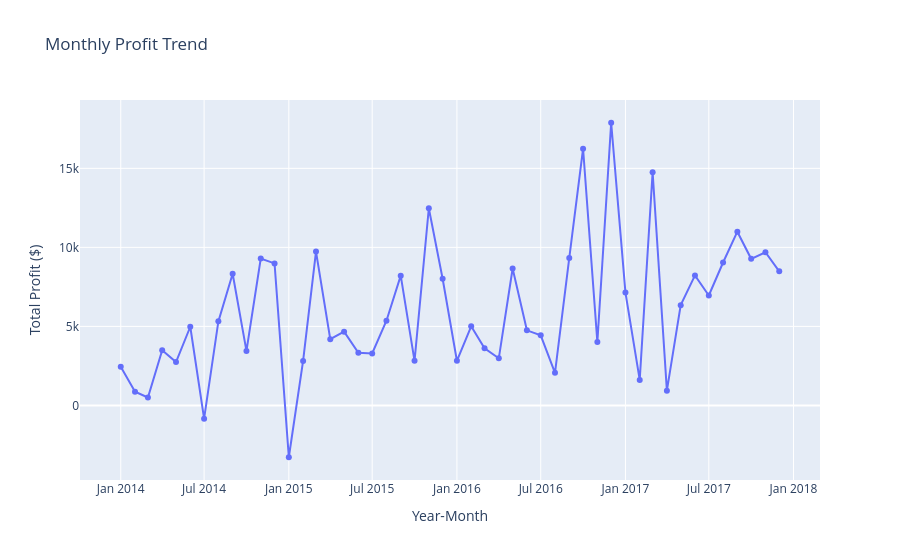

Write notebook code for a chart like this one.
### Code cell
# Visualization 2: Monthly Profit Trend
monthly_profit_plot = df_clean.groupby('Year_Month')['Profit'].sum().reset_index()
monthly_profit_plot['Year_Month'] = monthly_profit_plot['Year_Month'].astype(str)

fig = px.line(monthly_profit_plot, x='Year_Month', y='Profit', 
                title='Monthly Profit Trend',
                markers=True,
                labels={'Year_Month': 'Year-Month', 'Profit': 'Total Profit ($)'})
fig.update_layout(
    xaxis_title='Year-Month',
    yaxis_title='Total Profit ($)',
    hovermode='x unified'
)
fig.show()

### Figure 1 — Plotly figure (JSON) as saved in the notebook; plotly's stock layout.template omitted (floating-point values rounded to 4 significant figures)
{"data": [{"hovertemplate": "Year-Month=%{x}<br>Total Profit ($)=%{y}<extra></extra>", "legendgroup": "", "line": {"color": "#636efa", "dash": "solid"}, "marker": {"symbol": "circle"}, "mode": "lines+markers", "name": "", "orientation": "v", "showlegend": false, "type": "scatter", "x": ["2014-01", "2014-02", "2014-03", "2014-04", "2014-05", "2014-06", "2014-07", "2014-08", "2014-09", "2014-10", "2014-11", "2014-12", "2015-01", "2015-02", "2015-03", "2015-04", "2015-05", "2015-06", "2015-07", "2015-08", "2015-09", "2015-10", "2015-11", "2015-12", "2016-01", "2016-02", "2016-03", "2016-04", "2016-05", "2016-06", "2016-07", "2016-08", "2016-09", "2016-10", "2016-11", "2016-12", "2017-01", "2017-02", "2017-03", "2017-04", "2017-05", "2017-06", "2017-07", "2017-08", "2017-09", "2017-10", "2017-11", "2017-12"], "xaxis": "x", "y": [2450.0, 862.3, 498.7, 3489.0, 2739.0, 4977.0, -841.5, 5318.0, 8328.0, 3448.0, 9292.0, 8984.0, -3281.0, 2814.0, 9732.0, 4187.0, 4668.0, 3336.0, 3289.0, 5356.0, 8209.0, 2817.0, 12470.0, 8017.0, 2825.0, 5005.0, 3612.0, 2978.0, 8662.0, 4750.0, 4433.0, 2062.0, 9329.0, 16240.0, 4011.0, 17890.0, 7140.0, 1614.0, 14750.0, 933.3, 6343.0, 8223.0, 6953.0, 9041.0, 10990.0, 9275.0, 9690.0, 8483.0], "yaxis": "y"}], "layout": {"hovermode": "x unified", "legend": {"tracegroupgap": 0}, "title": {"text": "Monthly Profit Trend"}, "xaxis": {"anchor": "y", "domain": [0, 1], "title": {"text": "Year-Month"}}, "yaxis": {"anchor": "x", "domain": [0, 1], "title": {"text": "Total Profit ($)"}}}}
